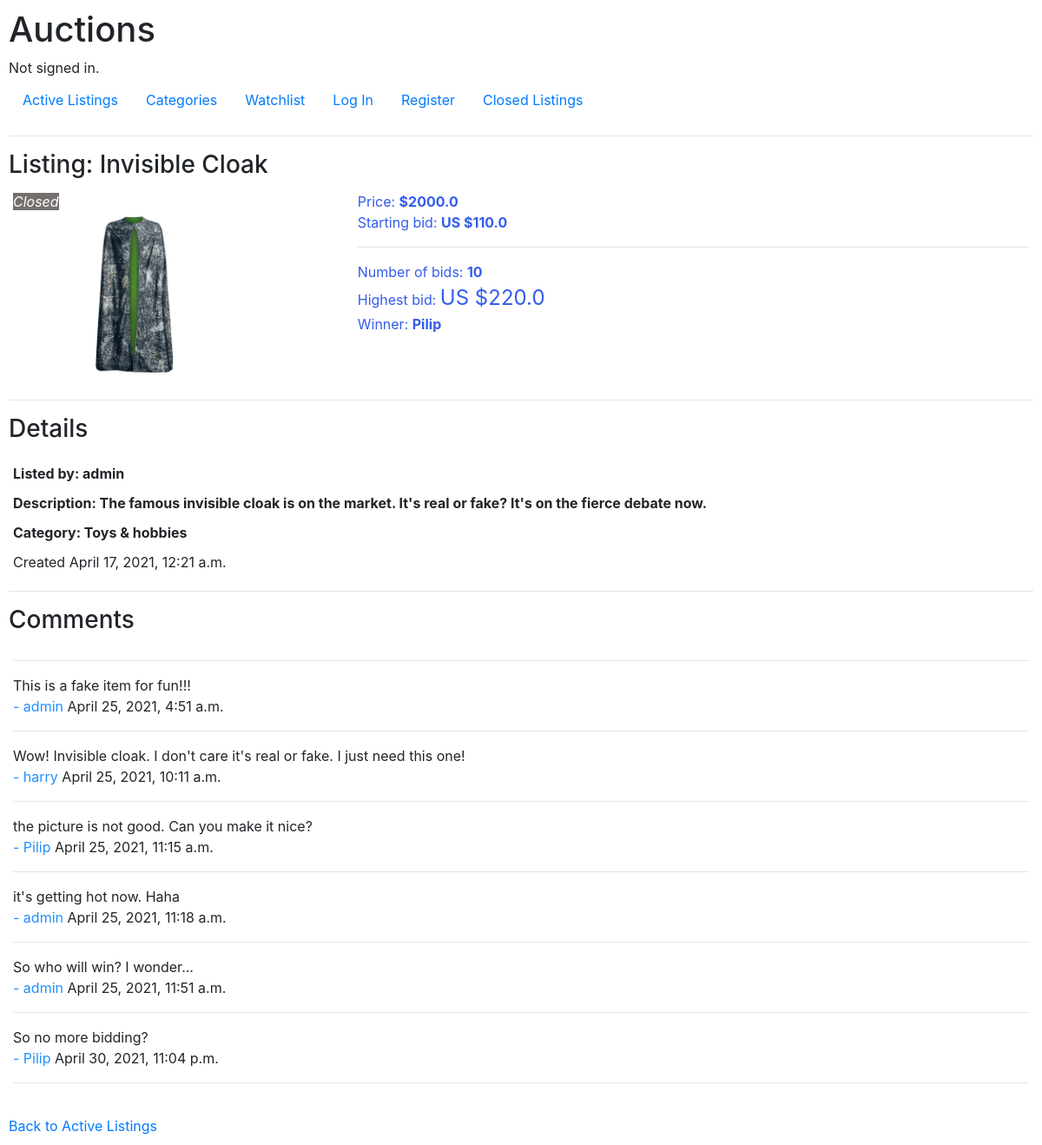
Screenshot of /closed_listing_page/1 with the database file from the repository.
### auctions/models.py (models this page shows)
class Listing(models.Model):
    CATEGORY = [
        ("COLTBLE", "Collectible & art"),
        ("ELECTRO", "Electronics"),
        ("FASHION", "Fashion"),
        ("HOME", "Home & garden"),
        ("MUSIC", "Musical Instruments & gear"),
        ("TOY", "Toys & hobbies")
    ]
    YES_NO = [ ("YES", "Yes"), ("NO", "No") ]
    title = models.CharField(max_length=64)
    category = models.CharField(null=True, blank=True, max_length=10, choices=CATEGORY, default="TOY")
    description = models.CharField(null=True, blank=True, max_length=255)
    price = models.DecimalField(max_digits=7, decimal_places=1)
    photo = models.ImageField(null=True, blank=True, upload_to='images/')
    active_listing = models.CharField(max_length=3, choices=YES_NO, default="YES")
    listed_by = models.ForeignKey(User, on_delete=models.CASCADE,related_name="user" )
    listing_datetime = models.DateTimeField(auto_now_add=True, blank=True)
    watchlist = models.CharField(max_length=3, choices=YES_NO, default="NO")
    starting_bid = models.DecimalField(max_digits=7, decimal_places=1, default=1.0)

class Bid(models.Model):
    bidder = models.ForeignKey(User, on_delete=models.CASCADE, related_name="bidder")
    item = models.ForeignKey(Listing, on_delete=models.CASCADE, related_name="bidding_item")
    price = models.DecimalField(max_digits=7, decimal_places=1)
    bidding_datetime = models.DateTimeField(auto_now_add=True, blank=False)

class User(AbstractUser):
    pass

class Comment(models.Model):
    author = models.ForeignKey(User, null=True, on_delete=models.CASCADE)
    item = models.ForeignKey(Listing, on_delete=models.CASCADE, related_name="comment_item")
    comment = models.TextField()
    created_date = models.DateTimeField(auto_now_add=True)

### auctions/views.py (the view)
# urls.py: path("closed_listing_page/<int:listing_id>", views.closed_listing_page, name="closed_listing_page"),
def closed_listing_page(request, listing_id):
    listing = Listing.objects.get(pk=listing_id)
    number_of_bids = Bid.objects.filter(item=listing).count()
    highest_bid = Bid.objects.filter(item=listing).order_by('-price').first()
    if number_of_bids == 0:
        winner_username = "No bidding :("
    else:
        winner_username = highest_bid.bidder.username
    comments = Comment.objects.filter(item=listing)
    return render(request, "auctions/closed_listing_page.html", {
        "listing": listing,
        "number_of_bids": number_of_bids,
        "highest_bid": highest_bid,
        "winner_username": winner_username,
        "comments": comments,
        "watchlist_count": utils.get_watchlist_count(request)
    })

### auctions/utils.py (called while the page is built)
def get_watchlist_count(request):
    listing = Listing.objects.filter(active_listing="YES")
    if request.user.is_authenticated:
        user = User.objects.get(pk=request.user.id)
        watchlist_count = Watchlist.objects.filter(watcher=user.id).count()
    else:
        watchlist_count = 0
    return str(watchlist_count)

### auctions/templates/auctions/closed_listing_page.html (shortened to what this page needs)
{% extends 'auctions/layout.html' %}
{% block body %}
    <h3>Listing: {{listing.title}}</h3>
    <div class="listing-page">
        <div class="img-in-listing">
            <ul>
                {% if listing.active_listing == "NO" %}
                <span class="watchlist">Closed</span>
                {% endif %}
                {% if listing.photo %}
                    <li><img src="{{listing.photo.url}}"></li>
                {% else %}
                    <li><img alt="No Image yet!"></li>
                {% endif %}
            </ul>
        </div>
        <div class='auction-winner'>
            <ul>
                <li>Price: <strong>${{listing.price}}</strong></li>
                <li>Starting bid: <strong>US ${{listing.starting_bid}}</strong></li>
                <hr>
                <li>Number of bids: <strong>{{number_of_bids}}</strong></li>
                <li>Highest bid: <span class="price">US ${{highest_bid.price}}</span><br> </li>
                <li>Winner: <strong>{{winner_username}}</strong></li>
            </ul>
        </div>
    </div>
    <div>
        <hr>
        <h3>Details</h3>
        <ul>
            <li class="listing-item">Listed by: {{listing.listed_by}}</li>
            <li class="listing-item">Description: {{listing.description}}</li>
            <li class="listing-item">Category: {{listing.get_category_display}}</li>
            <li class="listing-datetime">Created {{listing.listing_datetime}}</li>
        </ul>
    </div>
    <div>
        <hr><h3>Comments</h3>
        <ul>
            <hr>
            {% for comment in comments %}
                <li>{{comment.comment}}</li>
                <li><span class='author'>- {{comment.author}}</span> {{comment.created_date}}</li>
                <hr>
            {% empty %}
                <li>No comment.</li>
            {% endfor %}
        </ul>
    </div>
    <div>
        <a href="{% url 'index' %}">Back to Active Listings</a>
    </div>
{% endblock %}

### auctions/static/auctions/styles.css (style rules this page uses)
body { padding: 10px; }
ul { list-style-type: none; padding: 5px; }
img { float: left; width: 20vw; max-height: 180px; min-width: 250px; margin: 5px 70px 15px 15px; cursor: pointer; object-fit: contain; }
.listing-item { margin: 10px 0; font-weight: bold; cursor: pointer; }
.watchlist { color: white; background-color: #756f6e; font-style: italic; }
.author { color:dodgerblue }
.listing-page { display: flex; }
.img-in-listing { width: 10%; flex-grow: 1; }
.auction-winner { flex-grow: 2; color: #345ceb; }
.price { font-size: 1.5rem; }

### rows the page displays
Listing: title "Invisible Cloak", photo (picture), price "2000.0", starting_bid "110.0", listed_by "admin", description "The famous invisible cloak is on the market. It's real or fake? It's on the fierce debate now.", category "Toys & hobbies", listing_datetime "April 17, 2021, 12:21 a.m."
Bid: price "220.0"
User: username "Pilip"
Comment: comment "This is a fake item for fun!!!", author "admin", created_date "April 25, 2021, 4:51 a.m."
Comment: comment "Wow! Invisible cloak. I don't care it's real or fake. I just need this one!", author "harry", created_date "April 25, 2021, 10:11 a.m."
Comment: comment "the picture is not good. Can you make it nice?", author "Pilip", created_date "April 25, 2021, 11:15 a.m."
Comment: comment "it's getting hot now. Haha", author "admin", created_date "April 25, 2021, 11:18 a.m."
Comment: comment "So who will win? I wonder...", author "admin", created_date "April 25, 2021, 11:51 a.m."
Comment: comment "So no more bidding?", author "Pilip", created_date "April 30, 2021, 11:04 p.m."

### other values shown
{{ number_of_bids }} "10"
